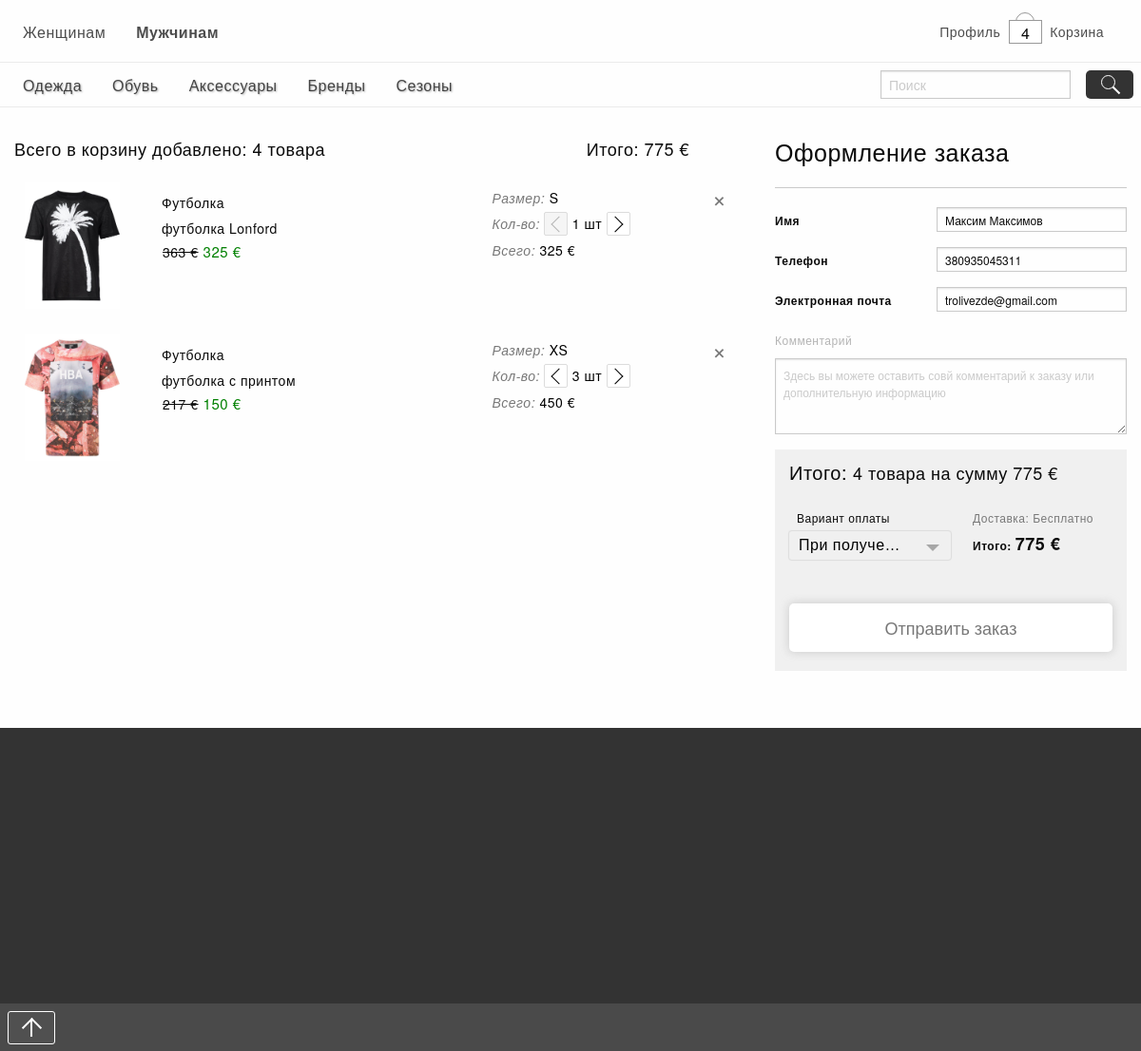
Page /basket.php?gender=for_men (signed in) on the committed database.
### tables this page shows
CREATE TABLE IF NOT EXISTS `menu` (
  `id` int(10) unsigned NOT NULL AUTO_INCREMENT,
  `item` varchar(255) NOT NULL,
  `description` varchar(255) NOT NULL,
  PRIMARY KEY (`id`)
);

CREATE TABLE IF NOT EXISTS `product` (
  `id` int(10) unsigned NOT NULL AUTO_INCREMENT,
  `name` varchar(255) NOT NULL,
  `shot_description` varchar(255) NOT NULL,
  `description` text NOT NULL,
  `price` float NOT NULL,
  `discount` int(11) NOT NULL,
  `date` date NOT NULL,
  `visit` int(11) NOT NULL,
  PRIMARY KEY (`id`)
);

CREATE TABLE IF NOT EXISTS `users` (
  `id` int(10) unsigned NOT NULL AUTO_INCREMENT,
  `email` varchar(255) NOT NULL,
  `password` varchar(255) NOT NULL,
  `telephone` varchar(255) NOT NULL,
  `name` varchar(255) NOT NULL,
  `surname` varchar(255) NOT NULL,
  `middlename` varchar(255) NOT NULL,
  `birthday` varchar(255) NOT NULL,
  `sex` varchar(255) NOT NULL,
  `liked` varchar(255) NOT NULL,
  `basket` varchar(2000) NOT NULL,
  `orders` text NOT NULL,
  PRIMARY KEY (`id`)
);

### basket.php (the view, shortened to what this page needs)
		<?php include "php/header.php" ?>
	<link rel="stylesheet" href="style/basket.css" type="text/css"/>
	<link rel="stylesheet" href="style/select.css" type="text/css"/>
	<?php
	    $count = 0;
	    $all_price_in_basket = 0;
		if(!empty($_SESSION['email'])) {
			$email = $_SESSION['email'];
			$basket = get_my_basket($email, 'return');
	        for($i = 0; $i < count($basket); $i++) {
	            $count += $basket[$i]['count'];
	            if($basket[$i]['discount'] != 0 && $basket[$i]['discount'] != "") {
					$price = $basket[$i]['discount'];
				} else {
					$price = $basket[$i]['price'];
				};
				$all_price_in_basket += $price * $basket[$i]['count'];
	        };
		};
	?>
    <div class="row">
		<div class="large-8 columns" id="show_my_basket">
			<div class="row head-bask">
				<div class="large-6 columns">
					<p>Всего в корзину добавлено: <span class="all-add-to-basket"> <?php echo $count ?> <?php echo word_declination($count) ?></span></p>
				</div>
				<div class="large-6 columns">
					<p>Итого: <span class="all-price-in-basket"> <?php echo $all_price_in_basket ?> €</span></p>
				</div>
			</div>
			<div class="row bask-product-wrapp">
				<?php
					for($i = count($basket) - 1; $i > -1 ; $i--) {
						$discountStr = "";
						if($basket[$i]['discount'] != 0 && $basket[$i]['discount'] != "") {
							$price = $basket[$i]['discount'];
							$priceClass = "bask-price line-through";
							$discountStr = "<p class='bask-discount'>".$basket[$i]['discount']." €</p>";
						} else {
							$price = $basket[$i]['price'];
							$priceClass = "bask-price";
						};
						$minLimiter = "";
						$maxLimiter = "";
						if($basket[$i]['count'] == 1) $minLimiter = "limit-on";
						echo   "<div class='large-12 block-bask-product' data-id-product='".$basket[$i]['id']."'>
									<div class='bask-delete'><span>+</span></div>
									<div class='large-2 medium-2 small-2 columns'>
										<a href='http://aleksa/product.php?gender=".$_GET['gender']."&id=".$basket[$i]['id']."' class='bask-photo'>
											<img src='image/".$basket[$i]['id']."/".$basket[$i]['photoMain']."' alt='".$basket[$i]['shot_description']."'>
										</a>
									</div>
									<div class='large-5 medium-5 small-4 columns'>
										<p class='bask-name'>".$basket[$i]['name']."</p>
										<p class='bask-description'>".$basket[$i]['shot_description']."</p>
										<p class='".$priceClass."' data-price='".$price."'>".$basket[$i]['price']." €</p>".$discountStr."
									</div>
									<div class='large-5 medium-5 small-6 columns'>
										<p class='bask-size'>Размер: <span>".$basket[$i]['size']."</span></p>
										<p class='bask-count' data-count='".$basket[$i]['count']."'>Кол-во:
											<span class='size-counter less ".$minLimiter."'></span>
											<span>".$basket[$i]['count']." шт</span>
											<span class='size-counter more ".$maxLimiter."'></span>
										</p>
										<p class='bask-all-price'>Всего: <span>".$price*$basket[$i]['count']." €</span></p>
									</div>
								</div>";
					};
				?>
			</div>
		</div>
<?php $login = whoLogin(); ?>
<?php
	if(!empty($login['email'])) {
		if($count > 0) $submit = "<input type='submit' class='button expanded' value='Отправить заказ'/>";
		echo "
		<div class='large-4 columns main-form'>
			<h4>Оформление заказа</h4>
			<hr/>
			<form name='checkout'>
				<input type='hidden' name='id_user' value='".$login['id']."' required/>
				<p><b>Имя</b></p>
				<input type='text' name='name' value='".$login['name']." ".$login['surname']."' required/>
				<div class='both'></div>
				<p><b>Телефон</b></p>
				<input type='tel' name='tel' value='".$login['tel']."' required/>
				<div class='both'></div>
				<p><b>Электронная почта</b></p>
				<input type='email' name='email' value='".$login['email']."' required/>
				<div class='both'></div>
				<p>Комментарий</p>
				<textarea name='comment' placeholder='Здесь вы можете оставить совй комментарий к заказу или дополнительную информацию'></textarea>
				<div class='large-12 in-total'>
					<div class='large-12 columns'>
						<h4>Итого: <span class='checkout-str'>".$count." ".word_declination($count)." на сумму ".$all_price_in_basket." €<span></h4>
					</div>
					<div class='large-6 small-6 columns'>
						<p>Вариант оплаты</p>
						<select>
							<option>При получении</option>
						</select>
					</div>
					<div class='large-6 small-6 columns checkout-result'>
						<p>Доставка: <span>Бесплатно</span></p>
						<p><b>Итого: <span class='end-price'>".$all_price_in_basket." €</span></b></p>
					</div>
					<div class='large-12 columns'>
						".$submit."
					</div>
				</div>
			</form>
		</div>
		";
	};
?>
	</div>
	<?php include "php/footer.php" ?>

### php/functions.php (shortened to what this page needs)
<?php
    function getLinkGender() {
        if($_GET['gender'] == 'for_women') {
            $genger = "gender=for_women";
        } else if($_GET['gender'] == 'for_men') {
            $genger = "gender=for_men";
        } else {
            $genger = "gender=for_men";
        };
        $str = $genger;
        return $str;
    };
    function addMenu(){
        include 'connect_db.php';
        $str_sql_query = "SELECT item FROM menu";
        if (!$result = mysql_query($str_sql_query, $link))
        {
          echo "He могу выполнить запрос";
          echo mysql_error();
          exit();
        };
        while($mas = mysql_fetch_row($result)){
          $item = $mas[0];
          $str_sql_query = "SELECT description FROM menu WHERE item = '$item'";
          if (!$result2 = mysql_query($str_sql_query, $link))
          {
            echo "He могу выполнить запрос";
            echo mysql_error();
            exit();
          };
          $mas2 = mysql_fetch_row($result2);
          $description = $mas2[0];
          $gender = getLinkGender();
          if($item == "Бренды") echo "<li><a data-description='".$description."'>".$item."</a></li>";
          else echo "<li><a href='../?".$gender."&item=".$item."' data-description='".$description."'>".$item."</a></li>";
        };
    };
    function get_my_basket($email, $output) {
        include 'connect_db.php';
        $str_sql_query = "SELECT id FROM users WHERE email = '$email'";
        if(!$result = mysql_query($str_sql_query, $link)) {
            echo mysql_error();
            exit();
        };
        $mas = mysql_fetch_row($result);
        $id_user = $mas[0];
        $str_sql_query = "SELECT basket FROM users WHERE id = '$id_user'";
        if(!$result = mysql_query($str_sql_query, $link)) {
            echo mysql_error();
            exit();
        };
        $mas = mysql_fetch_row($result);
        $basket = $mas[0];
        if($basket == "") {
            if($output == "json") echo json_encode(array());
            elseif($output == "return") return array();
        } else {
            $basket = json_decode($basket);
            for($i = 0; $i < count($basket); $i++) {
                foreach($basket[$i] as $key => $value) {
                    if($key == 'id_product') $this_id_product = $value;
                    if($key == 'size') $this_size = $value;
                    if($key == 'count') $this_count = $value;
                };
                $str_sql_query = "SELECT name, shot_description, price, discount FROM product WHERE id = '$this_id_product'";
                if (!$result = mysql_query($str_sql_query, $link))
                {
                    echo "He могу выполнить запрос";
                    echo mysql_error();
                    exit();
                };
                $mas = mysql_fetch_row($result);
                $prod['id'] = $this_id_product;
                $prod['size'] = $this_size;
                $prod['count'] = $this_count;
                $prod['name'] = $mas[0];
                $prod['shot_description'] = $mas[1];
                $prod['price'] = $mas[2];
                $prod['discount'] = $mas[3];
                $str_sql_query = "SELECT id FROM size WHERE size = '$this_size'";
                if(!$result = mysql_query($str_sql_query, $link)) {
                    echo mysql_error();
                    exit();
                };
                $mas = mysql_fetch_row($result);
                $id_size = $mas[0];
                $str_sql_query = "SELECT sum FROM id_product_to_size WHERE id_product = '$this_id_product' and id_size = '$id_size'";
                if(!$result = mysql_query($str_sql_query, $link)) {
                    echo mysql_error();
                    exit();
                };
                $mas = mysql_fetch_row($result);
                $prod['maxCount'] = $mas[0];
                $str_sql_query = "SELECT id_image, status FROM id_product_to_image WHERE id_product = '$this_id_product'";
                if (!$result = mysql_query($str_sql_query, $link))
                {
                    echo "He могу выполнить запрос";
                    echo mysql_error();
                    exit();
                };
                while($mas = mysql_fetch_row($result)) {
                    if($mas[1] == 'main') {
                        $id_image = $mas[0];
                        $str_sql_query = "SELECT src FROM image WHERE id = '$id_image'";
                        if (!$result2 = mysql_query($str_sql_query, $link))
                        {
                            echo "He могу выполнить запрос";
                            echo mysql_error();
                            exit();
                        };
                        $mas2 = mysql_fetch_row($result2);
                        $prod['photoMain'] = $mas2[0];
                    };
                };
                $my_basket[] = $prod;
            };
            if($output == "json") echo json_encode($my_basket);
            elseif($output == "return") return $my_basket;
        };
    };
    function whoLogin() {
        include 'connect_db.php';
        $email = $_SESSION['email'];
        $str_sql_query = "SELECT id, name, surname, telephone FROM users WHERE email = '$email'";
        if (!$result = mysql_query($str_sql_query, $link))
        {
          echo "He могу выполнить запрос";
          echo mysql_error();
          exit();
        };
        if($mas = mysql_fetch_row($result))
        {
            $session['id'] = $mas[0];
            $session['name'] = $mas[1];
            $session['surname'] = $mas[2];
            $session['tel'] = $mas[3];
            $session['email'] = $email;
        };
        return $session;
    };
    function word_declination($sum) {
        if($sum == 0 || $sum >= 5) return "товаров";
        elseif($sum == 1) return "товар";
        elseif($sum > 1 && $sum < 5) return "товара";
    };
?>

### style/header.css (style rules this page uses)
body { height: auto; letter-spacing: .5px; }
#main-menu a { display: block; padding-top: 7.5px; height: 30px; color: rgba(0,0,0, .7); text-shadow: 1px 1px 2px rgba(0,0,0, .3); -o-transition: .3s; -moz-transition: .3s; -webkit-transition: .3s; transition: .3s; }

### style/select.css (style rules this page uses)
* { padding: 0; margin: 0; }

### rows in the picture
menu: item "Одежда"
menu: item "Обувь"
menu: item "Аксессуары"
menu: item "Бренды"
menu: item "Сезоны"
product: name "Футболка", shot_description "футболка Lonford", price "363", discount "325", $price*$basket[$i]['count'] "325"
product: name "Футболка", shot_description "футболка с принтом", price "217", discount "150", $price*$basket[$i]['count'] "450"
users: name "Максим Максимов", tel "380935045311"

### other values in the picture
get_count_basket($_SESSION['email']) "4"
$count "4"
word_declination($count) "товара"
$all_price_in_basket "775"
$basket[$i]['size'] "S"
$basket[$i]['count'] "1"
$basket[$i]['size'] "XS"
$basket[$i]['count'] "3"
